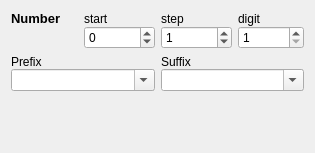
<?xml version="1.0" encoding="UTF-8"?>
<ui version="4.0">
 <class>WidgetNumberSetting</class>
 <widget class="QWidget" name="WidgetNumberSetting">
  <property name="geometry">
   <rect>
    <x>0</x>
    <y>0</y>
    <width>315</width>
    <height>153</height>
   </rect>
  </property>
  <property name="windowTitle">
   <string>Form</string>
  </property>
  <layout class="QVBoxLayout" name="verticalLayout">
   <item>
    <layout class="QGridLayout" name="gridLayout">
     <property name="verticalSpacing">
      <number>0</number>
     </property>
     <item row="0" column="0">
      <widget class="QLabel" name="label">
       <property name="font">
        <font>
         <pointsize>10</pointsize>
         <bold>true</bold>
        </font>
       </property>
       <property name="text">
        <string>Number</string>
       </property>
      </widget>
     </item>
     <item row="0" column="1">
      <widget class="QLabel" name="label_2">
       <property name="text">
        <string>start</string>
       </property>
      </widget>
     </item>
     <item row="0" column="2">
      <widget class="QLabel" name="label_3">
       <property name="text">
        <string>step</string>
       </property>
      </widget>
     </item>
     <item row="0" column="3">
      <widget class="QLabel" name="label_4">
       <property name="text">
        <string>digit</string>
       </property>
      </widget>
     </item>
     <item row="1" column="1">
      <widget class="QSpinBox" name="spinBoxStart">
       <property name="minimum">
        <number>-1000000</number>
       </property>
       <property name="maximum">
        <number>1000000</number>
       </property>
      </widget>
     </item>
     <item row="1" column="2">
      <widget class="QSpinBox" name="spinBoxStep">
       <property name="minimum">
        <number>-1000000</number>
       </property>
       <property name="maximum">
        <number>1000000</number>
       </property>
       <property name="value">
        <number>1</number>
       </property>
      </widget>
     </item>
     <item row="1" column="3">
      <widget class="QSpinBox" name="spinBoxDigit">
       <property name="minimum">
        <number>1</number>
       </property>
       <property name="maximum">
        <number>10</number>
       </property>
      </widget>
     </item>
    </layout>
   </item>
   <item>
    <layout class="QGridLayout" name="gridLayout_2">
     <property name="verticalSpacing">
      <number>0</number>
     </property>
     <item row="0" column="0">
      <widget class="QLabel" name="label_5">
       <property name="text">
        <string>Prefix</string>
       </property>
      </widget>
     </item>
     <item row="1" column="0">
      <widget class="HistoryComboBox" name="comboxPrefix">
       <property name="editable">
        <bool>true</bool>
       </property>
       <property name="maxCount">
        <number>24</number>
       </property>
       <property name="insertPolicy">
        <enum>QComboBox::NoInsert</enum>
       </property>
      </widget>
     </item>
     <item row="0" column="1">
      <widget class="QLabel" name="label_6">
       <property name="text">
        <string>Suffix</string>
       </property>
      </widget>
     </item>
     <item row="1" column="1">
      <widget class="HistoryComboBox" name="comboxSuffix">
       <property name="editable">
        <bool>true</bool>
       </property>
       <property name="maxCount">
        <number>24</number>
       </property>
       <property name="insertPolicy">
        <enum>QComboBox::NoInsert</enum>
       </property>
      </widget>
     </item>
    </layout>
   </item>
   <item>
    <widget class="WidgetPositionFixer" name="widgetPositionFixer">
     <property name="frameShape">
      <enum>QFrame::Box</enum>
     </property>
     <property name="frameShadow">
      <enum>QFrame::Raised</enum>
     </property>
    </widget>
   </item>
   <item>
    <spacer name="verticalSpacer">
     <property name="orientation">
      <enum>Qt::Vertical</enum>
     </property>
     <property name="sizeHint" stdset="0">
      <size>
       <width>20</width>
       <height>40</height>
      </size>
     </property>
    </spacer>
   </item>
  </layout>
 </widget>
 <customwidgets>
  <customwidget>
   <class>HistoryComboBox</class>
   <extends>QComboBox</extends>
   <header>widgets/historycombobox.h</header>
  </customwidget>
  <customwidget>
   <class>WidgetPositionFixer</class>
   <extends>QFrame</extends>
   <header>widgets/widgetpositionfixer.h</header>
   <container>1</container>
  </customwidget>
 </customwidgets>
 <resources/>
 <connections/>
</ui>
